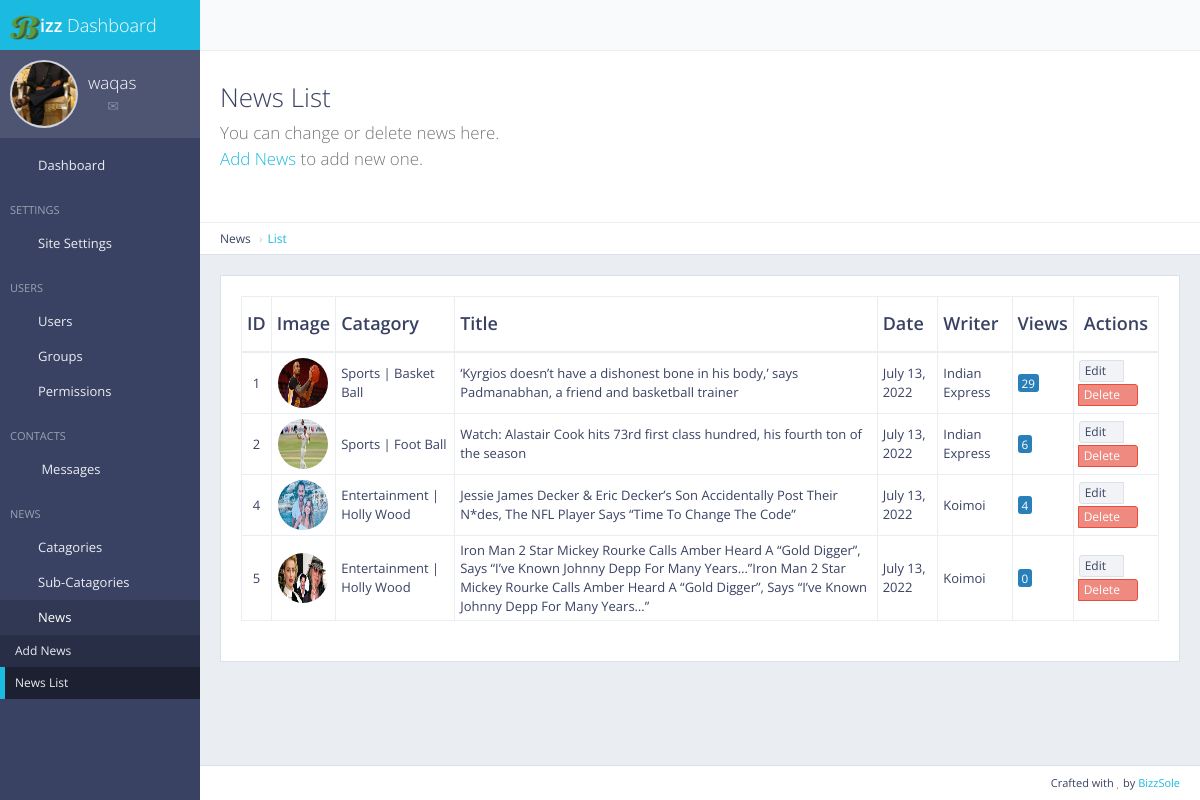
The app's page /panel/news/list (signed in), older data.
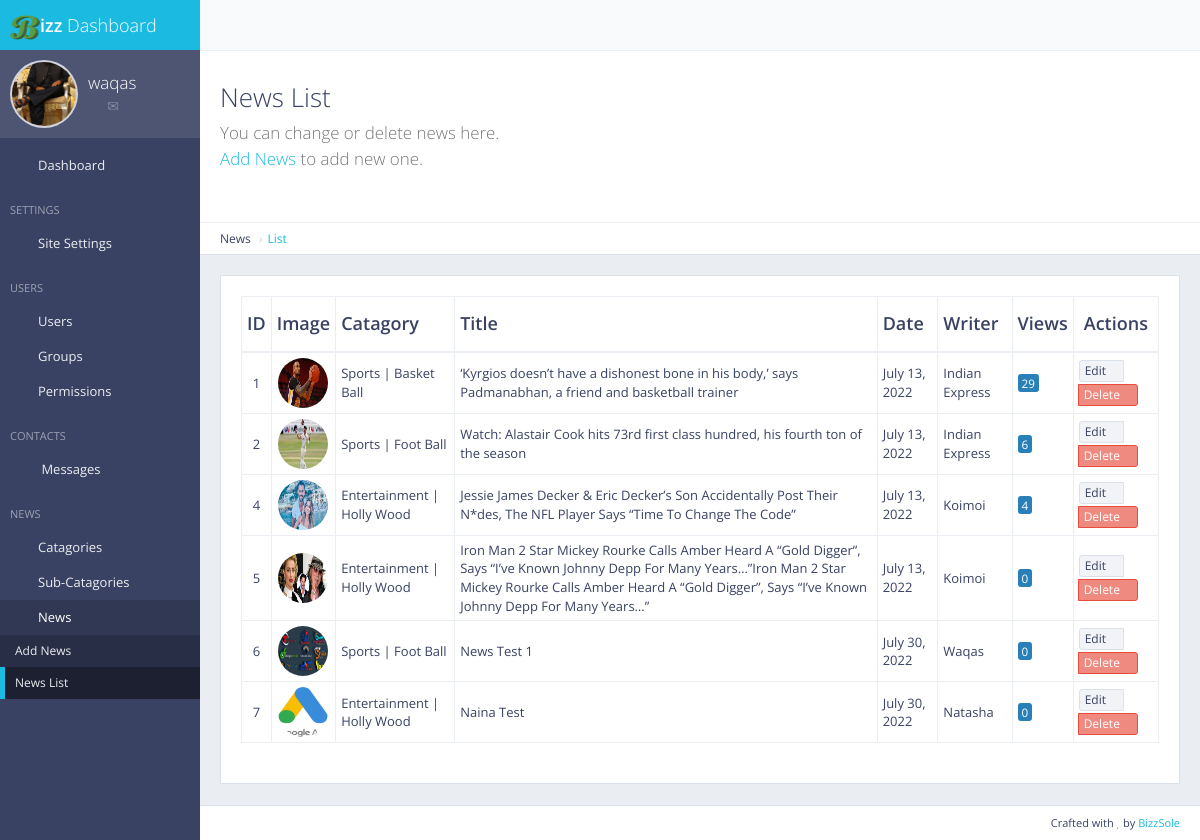
The same page, newer data.
### usermanager/models.py (models this page shows, shortened)
class Usermanager(models.Model):
    class Userstatus(models.TextChoices):
        Active = 'Active'
        Inactive = 'Inactive'
    username = models.CharField(max_length=50)
    user_firstname = models.CharField(max_length=30)
    user_lastname = models.CharField(max_length=30)
    user_email = models.EmailField()
    user_contact = models.CharField(max_length=50)
    user_biography = models.TextField()
    user_address = models.TextField()
    user_doj = models.DateTimeField(default=datetime.now)
    user_image = models.ImageField(upload_to='pics', default='media/pics/avatar.jpg')
    user_status = models.CharField(max_length=8, choices=Userstatus.choices, default=Userstatus.Active)
    user_posts = models.IntegerField(default=0)

### news/models.py (models this page shows, shortened)
class News(models.Model):
    news_title = models.CharField(max_length=50)
    news_catagoryid = models.IntegerField()
    news_summary = models.TextField()
    news_detail = models.TextField()
    news_date = models.DateField()
    news_image = models.ImageField(upload_to='pics')
    news_writer = models.CharField(max_length=50)
    news_views = models.IntegerField(default=0)
    news_tags = models.TextField(default='-')
    news_username = models.CharField(max_length=50)

### catagory/models.py (models this page shows, shortened)
class Catagory(models.Model):
    catagory = models.CharField(max_length=50)
    news_count = models.IntegerField(default=0)

### subcatagory/models.py (models this page shows, shortened)
class Subcatagory(models.Model):
    subcatagory = models.CharField(max_length=50)
    catagoryid = models.IntegerField(null=False)

### news/views.py (the view)
# urls.py: path('panel/news/list', views.news_list, name='news_list'),
def news_list(request):
    permission = access_permission(request, 'news.view_news', user_only_data=True)
    if permission == -1: return redirect('mylogin')
    if permission == 0: return error(request, 'access_denied', 'Access Denied')
    print(permission)
    if permission == 2:
        news = News.objects.filter(news_username=request.user.username)
    else:
        news = News.objects.all()
    return render(request, 'news_list.html',{
        'site_name':site_name,
        'news':news,
        'catagory':catagory,
        'subcatagory':subcatagory,
        'site_icon':site_icon,
        'site_logo':site_logo,
        'unread_contacts':unread_contacts,
        'user_name':request.user.username,
        'activeuser':Usermanager.objects.filter(username=request.user.username)
        })

### bizzsole/bizzfunc.py (called while the page is built)
def access_permission(request, code_name=None, user_only_data=False):
    permission = 0
    if not request.user.is_authenticated:
        permission = -1
        return permission
    for i in request.user.groups.all():
        if i.name == 'Super User' or i.pk == 1 : permission = 1
    if permission == 0:
        perm = request.user.get_all_permissions()
        for i in perm:
            if i == code_name: permission = 1
            if i == code_name + '_user_only': permission = 2
    return permission

### main/templatetags/access_permission.py (called while the page is built)
@register.filter(name='has_group')
def has_group(user, group_name):
    return user.groups.filter(name=group_name).exists()

### templates/news_list.html (shortened to what this page needs)
{% extends 'panelmaster.html' %}
{% load static %}
{% block mainblock %}
<div class="content-header">
    <div class="header-section">
        <h1>
            <i class="fa fa-table"></i>News List<br><small>You can change or delete news here.<p><a href="/panel/news/add">Add News</a> to add new one.</p></small>
        </h1>
    </div>
</div>
<ul class="breadcrumb breadcrumb-top">
    <li>News</li>
    <li><a href="">List</a></li>
</ul>
<div class="block full">
    <div class="table-responsive">
        <table id="example-datatable" class="table table-vcenter table-condensed table-bordered">
            <thead>
                <tr>
                    <th class="text-center">ID</th>
                    <th class="text-center">Image</th>
                    <th>Catagory</th>
                    <th>Title</th>
                    <th>Date</th>
                    <th>Writer</th>
                    <th>Views</th>
                    <th class="text-center">Actions</th>
                </tr>
            </thead>
            <tbody>
                {% for news in news %}
                <tr>
                    <td class="text-center">{{news.pk}}</td>
                    <td class="text-center"><img style="display: inline-block; width: 50px; height: 50px" src="{{news.news_image.url}}" alt="News Image" class="img-circle"></td>
                    {% for subcatagory in subcatagory %}
                        {% if subcatagory.pk == news.news_catagoryid %}
                            {% for catagory in catagory %}
                                {% if catagory.pk == subcatagory.catagoryid %}
                                    <td>{{catagory.catagory}} | {{subcatagory.subcatagory}}</td>
                                {% endif %}
                            {% endfor %}
                        {% endif %}
                    {% endfor %}
                    <td>{{news.news_title}}</td>
                    <td>{{news.news_date}}</td>
                    <td>{{news.news_writer}}</td>
                    <td><span class="label label-info">{{news.news_views}}</span></td>
                    <td class="text-center">
                        <div class="btn-group">
                            <a href="{% url 'edit_news' pk=news.pk %}" data-toggle="tooltip" title="Edit" class="btn btn-xs btn-default">Edit <i class="fa fa-pencil"></i></a>
                            <a onclick="return confirm ('Are you sure to delete?')" href="{% url 'delete_news' pk=news.pk %}" data-toggle="tooltip" title="Delete" class="btn btn-xs btn-danger">Delete <i class="fa fa-times"></i></a>
                        </div>
                    </td>
                </tr>
                {% endfor %}
            </tbody>
        </table>
    </div>
</div>
{% endblock %}

### templates/panelmaster.html (shortened to what this page needs)
{% load static %}
{% load access_permission %}
<!DOCTYPE html>
 <html class="no-js" lang="en">
    <head>
        <link rel="stylesheet" href="{% static 'panel/css/bootstrap.min.css' %}">
        <link rel="stylesheet" href="{% static 'panel/css/plugins.css' %}">
        <link rel="stylesheet" href="{% static 'panel/css/main.css' %}">
        <link rel="stylesheet" href="{% static 'panel/css/themes.css' %}">
    </head>
    <body>
        <div id="page-wrapper">
            <div id="page-container" class="sidebar-partial sidebar-visible-lg sidebar-no-animations">
                <div id="sidebar">
                    <div id="sidebar-scroll">
                        <div class="sidebar-content">
                            <a href="" class="sidebar-brand">
                                <img style="width:30px; height:25px;" src="{{site_icon.url}}" alt="Bizz"></i><span class="sidebar-nav-mini-hide"><strong>izz </strong>Dashboard</span>
                            </a>
                            <div class="sidebar-section sidebar-user clearfix sidebar-nav-mini-hide">
                                <div class="sidebar-user-avatar">
                                    <a href="#">
                                        {% for activeuser in activeuser %}
                                        <img style="object-fit:cover;" src="{{activeuser.user_image.url}}" alt="user image">
                                        {% endfor %}
                                    </a>
                                </div>
                                <div class="sidebar-user-name">{{user_name}}</div>
                                <div class="sidebar-user-links">
                                    <a href="page_ready_user_profile.html" data-toggle="tooltip" data-placement="bottom" title="Profile"><i class="gi gi-user"></i></a>
                                    <a href="page_ready_inbox.html" data-toggle="tooltip" data-placement="bottom" title="Messages"><i class="gi gi-envelope"></i></a>
                                    <a href="javascript:void(0)" class="enable-tooltip" data-placement="bottom" title="Settings" onclick="$('#modal-user-settings').modal('show');"><i class="gi gi-cogwheel"></i></a>
                                    <a href="/login" data-toggle="tooltip" data-placement="bottom" title="Logout"><i class="gi gi-exit"></i></a>
                                </div>
                            </div>
                            <ul class="sidebar-nav">
                                <li>
                                    <a id="dashboard" href="/panel/"><i class="gi gi-stopwatch sidebar-nav-icon"></i><span class="sidebar-nav-mini-hide">Dashboard</span></a>
                                </li>
                                {% if request.user|has_group:'Super User' %}
                                <li class="sidebar-header">
                                    <span class="sidebar-header-title">Settings</span>
                                </li>
                                <li>
                                    <a id="site_settings" href="/panel/settings"><i class="gi gi-show_big_thumbnails sidebar-nav-icon"></i><span>Site Settings</span></a>
                                </li>
                                {% endif %}
                                {% if request.user|has_group:'Super User' %}
                                <li class="sidebar-header">
                                    <span class="sidebar-header-title">Users</span>
                                </li>
                                <li>
                                    <a id="user_list" href="/panel/users/list"><i class="gi gi-show_big_thumbnails sidebar-nav-icon"></i><span>Users</span></a>
                                </li>
                                <li>
                                    <a id="user_group" href="/panel/users/groups"><i class="gi gi-show_big_thumbnails sidebar-nav-icon"></i><span>Groups</span></a>
                                </li>
                                <li>
                                    <a id="permissions" href="/panel/users/permissions"><i class="gi gi-show_big_thumbnails sidebar-nav-icon"></i><span>Permissions</span></a>
                                </li>
                                {% endif %}
                                {% if request.user|has_group:'Super User' %}
                                <li class="sidebar-header">
                                    <span class="sidebar-header-title">Contacts</span>
                                </li>
                                <li>
                                    <a id="messages" href="/contact/list"><i class="gi gi-show_big_thumbnails sidebar-nav-icon"></i>
                                    {% if unread_contacts == 0 %}
                                    <span>Messages</span></a>
                                    {% else %}
                                    <span>Messages</span>
                                    <span class="label label-info">{{unread_contacts}}</span></a>
                                    {% endif %}
                                </li>
                                {% endif %}
                                <li class="sidebar-header">
                                    <span class="sidebar-header-title">News</span>
                                </li>
                                {% if request.user|has_group:'Super User' %}
                                <li id="catagory">
                                    <a href="#" class="sidebar-nav-menu"><i class="fa fa-angle-left sidebar-nav-indicator sidebar-nav-mini-hide"></i><i class="gi gi-show_big_thumbnails sidebar-nav-icon"></i><span class="sidebar-nav-mini-hide">Catagories</span></a>
                                </li>
                                {% endif %}
                                {% if request.user|has_group:'Super User' %}
                                <li id="subcatagory">
                                    <a href="#" class="sidebar-nav-menu"><i class="fa fa-angle-left sidebar-nav-indicator sidebar-nav-mini-hide"></i><i class="gi gi-show_big_thumbnails sidebar-nav-icon"></i><span class="sidebar-nav-mini-hide">Sub-Catagories</span></a>
                                </li>
                                {% endif %}
                                <li id="news">
                                    <a href="#" class="sidebar-nav-menu"><i class="fa fa-angle-left sidebar-nav-indicator sidebar-nav-mini-hide"></i><i class="gi gi-show_big_thumbnails sidebar-nav-icon"></i><span class="sidebar-nav-mini-hide">News</span></a>
                                    <ul>
                                        <li>
                                            <a id="add_news" href="/panel/news/add">Add News</a>
                                        </li>
                                        <li>
                                            <a id="news_list" href="/panel/news/list">News List</a>
                                        </li>
                                    </ul>
                                </li>
                            </ul>
                        </div>
                    </div>
                </div>
                <div id="main-container">
                    <header class="navbar navbar-default">
                        <ul class="nav navbar-nav-custom">
                            <li>
                                <a href="javascript:void(0)" onclick="App.sidebar('toggle-sidebar');this.blur();">
                                    <i class="fa fa-bars fa-fw"></i>
                                </a>
                            </li>
                            <li class="dropdown">
                                <a href="javascript:void(0)" class="dropdown-toggle" data-toggle="dropdown">
                                    <i class="gi gi-settings"></i>
                                </a>
                            </li>
                        </ul>
                    </header>
                    <div id="page-content">
                        {% block mainblock %}
                        {% endblock %}
                    </div>
                    <footer class="clearfix">
                        <div class="pull-right">
                            Crafted with <i class="fa fa-heart text-danger"></i> by <a href="https://bizzsole.com" target="_blank">BizzSole</a>
                        </div>
                    </footer>
                </div>
            </div>
        </div>
    </body>
</html>

Row changes from the older to the newer data that the page shows:
added News: pk "6", news_image (picture), news_title "News Test 1", news_date "July 30, 2022", news_writer "Waqas", news_views "0", Catagory (catagory "Sports", {{ subcatagory.subcatagory }} "Foot Ball")
added News: pk "7", news_image (picture), news_title "Naina Test", news_date "July 30, 2022", news_writer "Natasha", news_views "0", Catagory (catagory "Entertainment", {{ subcatagory.subcatagory }} "Holly Wood")
